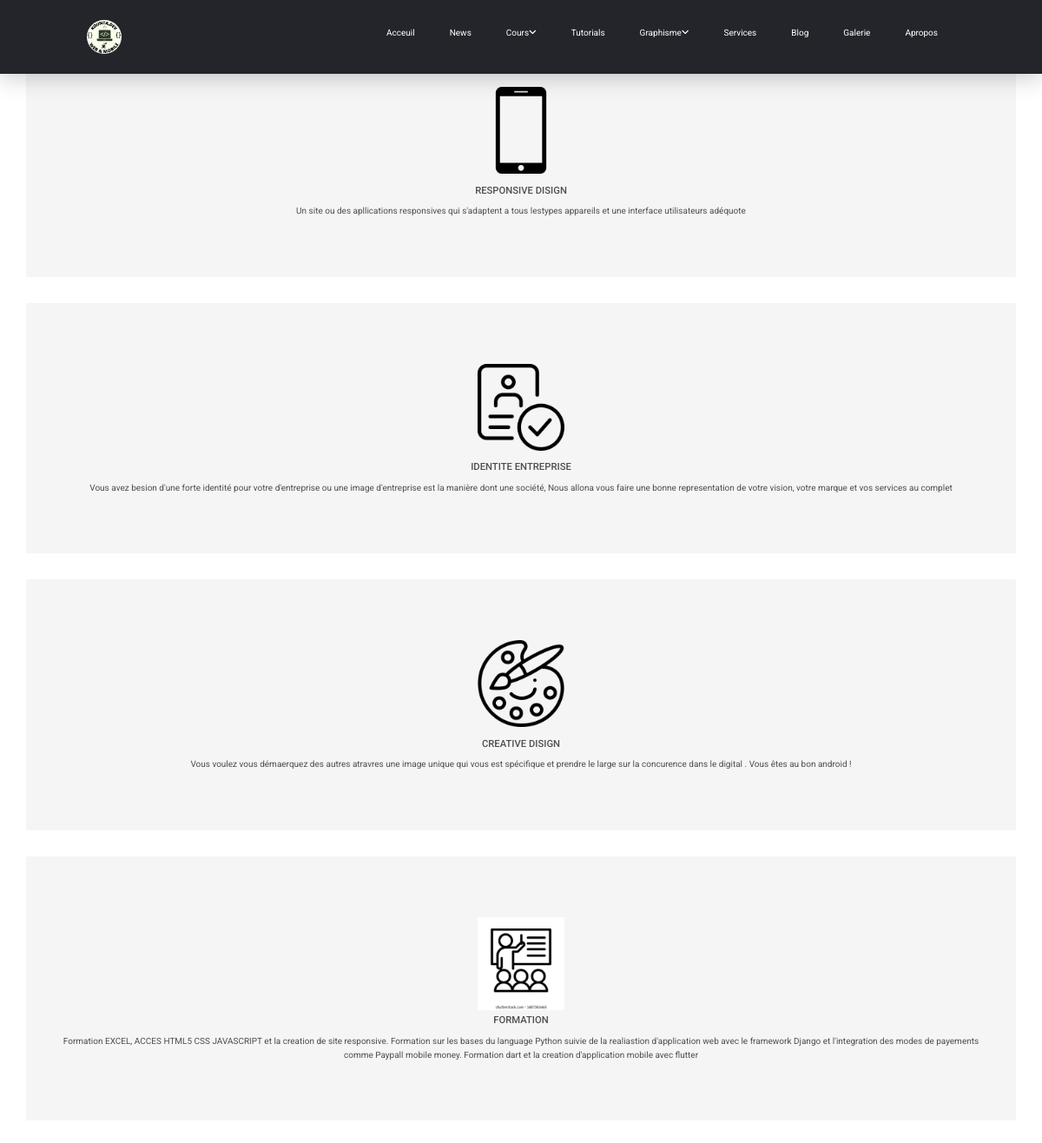
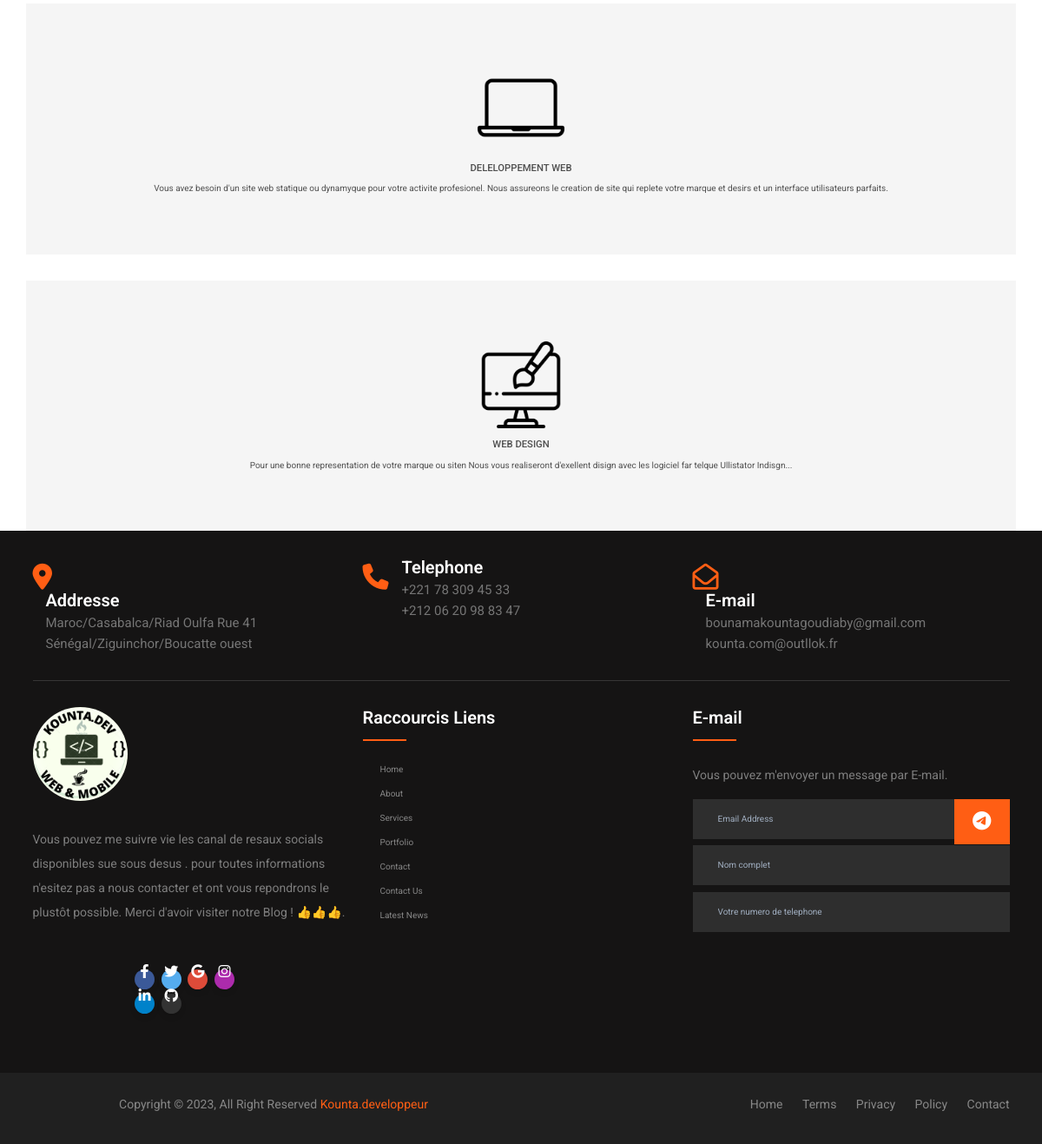
The app's page /service with its own data (2 pictures, top to bottom).
### blog/models.py (models this page shows, shortened)
class service(models.Model):
    title = models.CharField(max_length=500)
    image = models.ImageField()
    description = RichTextField()
    date_added = models.DateTimeField(auto_now_add=True)
    class Meta:
        ordering = ['-date_added']

### blog/views.py (the view)
# urls.py: path("service", views.services, name="services"),
def services(request):
    list_services = service.objects.all()
    content = {"list_services": list_services}
    return render(request, "blog/services.html", content)

### blog/templates/blog/services.html (shortened to what this page needs)
{% extends 'base.html' %} {% load static %} {% block content %}
<!DOCTYPE html>
<html>
  <head>
    <link rel="stylesheet" href="" />
  </head>
  <body>
    <div class="row">
      {% for service in list_services %}
      <div class="col-md-12">
        <section class="services section container" id="services">
          <div class="services__item">
            <div class="services__item">
              <div class="icon__box">
                  <img src="{{service.image.url}}" alt=""
                  class="services__icon"
                  />
                  <div class="services__dot">
                      <span class="dot"></span>
                  </div>
              </div>
              <h3 class="services__title text-lg">{{service.title}}</h3>
              <p class="">
                {{service.description|safe}}
              </p>
        </section>
      </div>
      {% endfor %}
    </div>
  </body>
</html>
<link
  rel="stylesheet"
  href="https://maxcdn.bootstrapcdn.com/bootstrap/4.1.3/css/bootstrap.min.css"
/>
<link
  href="https://cdn.jsdelivr.net/npm/bootstrap@5.0.2/dist/css/bootstrap.min.css"
  rel="stylesheet"
/>
{% endblock content %}

### blog/static/css/style.css (style rules this page uses)
html { font-size: 62.5%; scroll-behavior: smooth; scroll-padding-top: 5rem; overflow-x: hidden; }
body { background: #000; }
section { padding: 5rem 9%; }
section { padding: 20px 100px; }
body { background: #e2e1e0; text-align: center; }
.services__item { border: 1px solid var(--border-color); padding: 2.5rem 1.25rem 1.875rem; text-align: center; }
.icon__box { border: 1px solid var(--border-color); width: 100px; height: 100px; border-radius: 50%; margin: 0 auto; margin-bottom: 1.25rem; position: relative; display: flex; }
.services__icon { width: 100px; margin: auto; }
.services__dot { position: absolute; left: 0; right: 0; width: 100%; height: 100%; animation: service-dot 2s linear infinite; animation-play-state: paused; }
.dot { width: 33px; height: 33px; background-color: var(--title--color); border-radius: 50%; position: absolute; top: 0; left: 0.9rem; }
.services__title { margin-bottom: 0.8em; }
.services { background: #f5f5f5; margin-top: 30px; }
.services__title { margin-bottom: 0.8em; text-align: center; font-size: 40px }

### records on screen
service: image (picture), title "RESPONSIVE DISIGN", description "Un site ou des apllications responsives qui s'adaptent a tous lestypes appareils et une interface utilisateurs adéquote"
service: image (picture), title "IDENTITE ENTREPRISE", description "Vous avez besion d'une forte identité pour votre d'entreprise ou une image d'entreprise est la manière dont une société, Nous allona vous faire une bonne representation de votre vision, votre marque et vos services au complet"
service: image (picture), title "CREATIVE DISIGN", description "Vous voulez vous démaerquez des autres atravres une image unique qui vous est spécifique et prendre le large sur la concurence dans le digital . Vous êtes au bon android !"
service: image (picture), title "FORMATION", description "Formation EXCEL, ACCES HTML5 CSS JAVASCRIPT et la creation de site responsive. Formation sur les bases du language Python suivie de la realiastion d'application web avec le framework Django et l'integration des modes de payements comme Paypall mobile money. Formation dart et la creation d'application mobile avec flutter"
service: image (picture), title "DELELOPPEMENT WEB", description "Vous avez besoin d'un site web statique ou dynamyque pour votre activite profesionel. Nous assureons le creation de site qui replete votre marque et desirs et un interface utilisateurs parfaits."
service: image (picture), title "WEB DESIGN", description "Pour une bonne representation de votre marque ou siten Nous vous realiseront d'exellent disign avec les logiciel far telque Ullistator Indisgn..."
